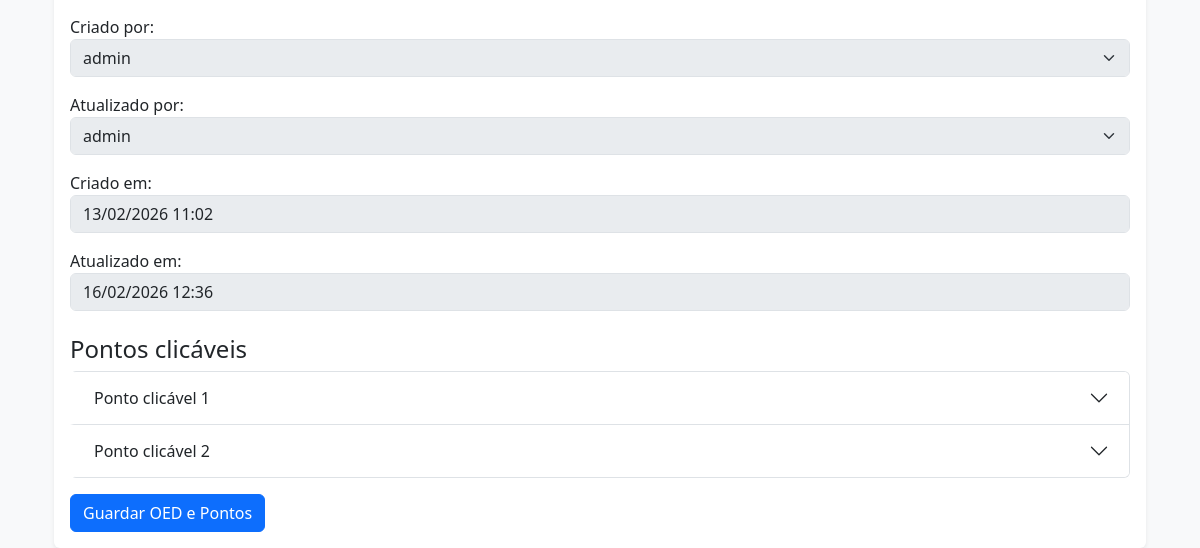
Page /oeds/editar/1/ (signed in, lower part) on the earlier database version.
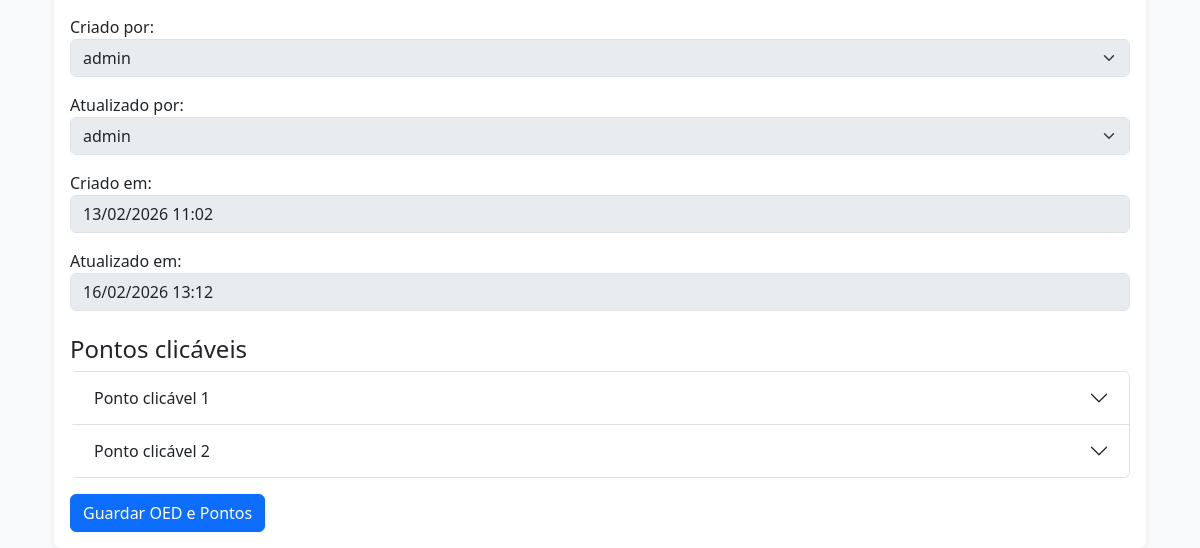
Same page on the later database version.
### oeds/models.py (models this page shows, shortened)
class Oed(AuditoriaBase):
    retranca = models.CharField(verbose_name='Retranca', max_length=50, unique=True, help_text='Campo obrigatório. A retranca pode ser alterada posteriormente, se necessário.')
    TIPOS_CHOICES = [
        ('infografico', 'Infográfico'),
        ('mapa', 'Mapa clicável'),
    ]
    titulo = CKEditor5Field("Título do OED", config_name='default')
    tipo = models.CharField("Tipo de OED", max_length=20, choices=TIPOS_CHOICES, default='infografico')
    projeto = models.ForeignKey(
        Projeto,
        on_delete=models.SET_NULL,
        blank=True,
        null=True,
        verbose_name="Projeto",
        related_name="%(class)s_oeds"
    )
    componente = models.ForeignKey(
        Componente,
        on_delete=models.SET_NULL,
        blank=True,
        null=True,
        verbose_name="Componente",
        related_name="%(class)s_oeds"
    )
    volume = models.PositiveIntegerField("Volume", blank=True, null=True)
    capitulo = models.CharField("Capítulo", max_length=100, blank=True, null=True)
    pagina = models.PositiveIntegerField("Página", blank=True, null=True)
    local_insercao = models.CharField("Local de inserção", max_length=255, blank=True, null=True)
    introducao = CKEditor5Field("Texto de introdução", config_name='default', blank=True, null=True)
    conclusao = CKEditor5Field("Texto de conclusão", config_name='default', blank=True, null=True)
    palavras_chave = models.CharField("Palavras-chave", blank=True, null=True, help_text='Separe por vírgulas: palavra1, palavra2')
    fonte_de_pesquisa = CKEditor5Field("Fonte de pesquisa", config_name='default', blank=True, null=True)
    retranca_da_imagem_principal = models.CharField(
        verbose_name='Retranca da imagem',
        max_length=255,
        blank=True,
        null=True,
        help_text='Esse campo será atualizado ao carregar a imagem e salvar o OED.'
    )
    imagem_principal = models.ImageField(
        verbose_name="Imagem principal",
        upload_to=renomear_imagem_oed, # Usa a função de renomeação
        validators=[FileExtensionValidator(allowed_extensions=['png', 'jpg', 'jpeg'])],
        help_text="Formatos aceitos: PNG, JPG ou JPEG. Ao carregar nova imagem, o campo 'Retranca da imagem' será atualizado.",
        blank=True,
        null=True,
    )
    legenda_da_imagem_principal = CKEditor5Field("Legenda da imagem principal", config_name='default', blank=True, null=True)
    alt_text_da_imagem_principal = models.TextField('Descrição para acessibilidade da imagem principal', max_length=2000, help_text='Máximo 2.000 caracteres.', blank=True, null=True)
    credito_da_imagem_principal = CKEditor5Field("Crédito da imagem principal", config_name='default', blank=True, null=True)
    quantidade_pontos_prevista = models.PositiveIntegerField(
        "Quantidade de pontos clicáveis",
        default=1,
        help_text="Informe quantos pontos clicáveis este OED deve ter."
    )
    orientacoes_para_producao = CKEditor5Field("Orientações para a produção", config_name='default', blank=True, null=True)

### oeds/views.py (the view, shortened to what this page needs)
# urls.py: path('editar/<int:pk>/', views.OedUpdateView.as_view(), name='editar_oed'),
class OedUpdateView(LoginRequiredMixin, VerboseNameMixin, UpdateView):
    model = Oed
    form_class = OedModelForm
    template_name = 'oeds/form_generico.html'
    success_url = reverse_lazy('listar_oeds')
    def get_context_data(self, **kwargs):
        data = super().get_context_data(**kwargs)
        if self.request.POST:
            data['pontos'] = PontoClicavelFormSet(self.request.POST, self.request.FILES, instance=self.object)
        else:
            data['pontos'] = PontoClicavelFormSet(instance=self.object)
        return data

### oeds/views.py (called while the page is built)
    def get_context_data(self, **kwargs):
        context = super().get_context_data(**kwargs)
        context['verbose_name'] = self.model._meta.verbose_name
        context['verbose_name_plural'] = self.model._meta.verbose_name_plural
        context['titulo'] = self.model._meta.verbose_name
        return context

### projetos/models.py (called while the page is built)
    def __str__(self):
        return self.nome

    def __str__(self):
        return self.nome

### usuarios/models.py (called while the page is built)
    def __str__(self):
        return self.get_full_name() or self.username

### oeds/templates/oeds/form_generico.html (shortened to what this page needs)
{% extends "base.html" %}
{% load django_bootstrap5 %}
{% block content %}
<div class="container mt-4">
    <div class="card shadow-sm border-0">
        <div class="card-body">
            <form method="post" enctype="multipart/form-data" id="oed-form">
                {{ form.as_p }}
                <h4 class="mt-4">Pontos clicáveis</h4>
                <div class="accordion" id="accordionPontos">
                    {% for ponto_form in pontos %}
                    <div class="accordion-item ponto-item">
                        <h2 class="accordion-header" id="heading-{{ forloop.counter0 }}">
                            <button class="accordion-button collapsed" type="button" data-bs-toggle="collapse"
                                data-bs-target="#collapse-{{ forloop.counter0 }}">
                                Ponto clicável <span class="ponto-numero ms-1">{{ forloop.counter }}</span>
                            </button>
                        </h2>
                    </div>
                    {% endfor %}
                </div>
                <button type="submit" class="btn btn-primary mt-3">Guardar OED e Pontos</button>
            </form>
        </div>
    </div>
</div>
{% endblock %}

Differences in the rows shown:
changed Oed "admin": atualizado_em "16/02/2026 12:36" → "16/02/2026 13:12"
